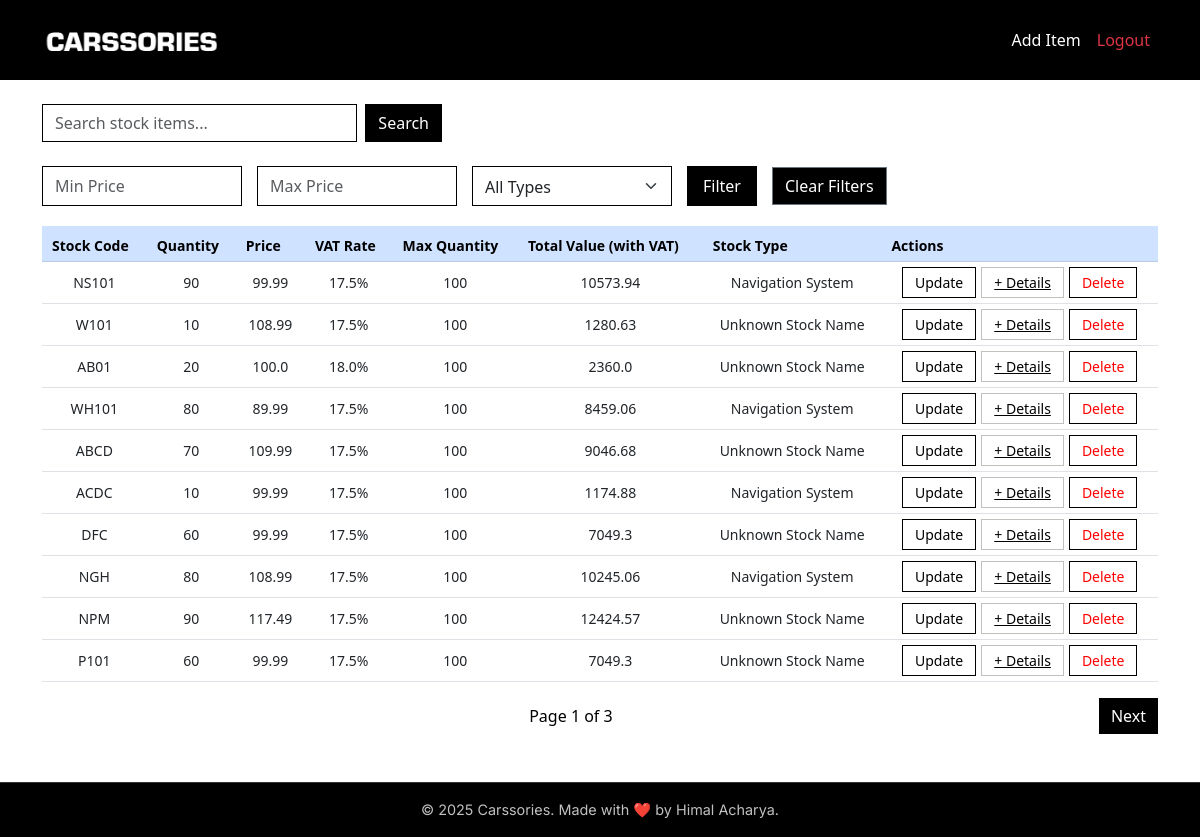
Page / (signed in) on the earlier database version.
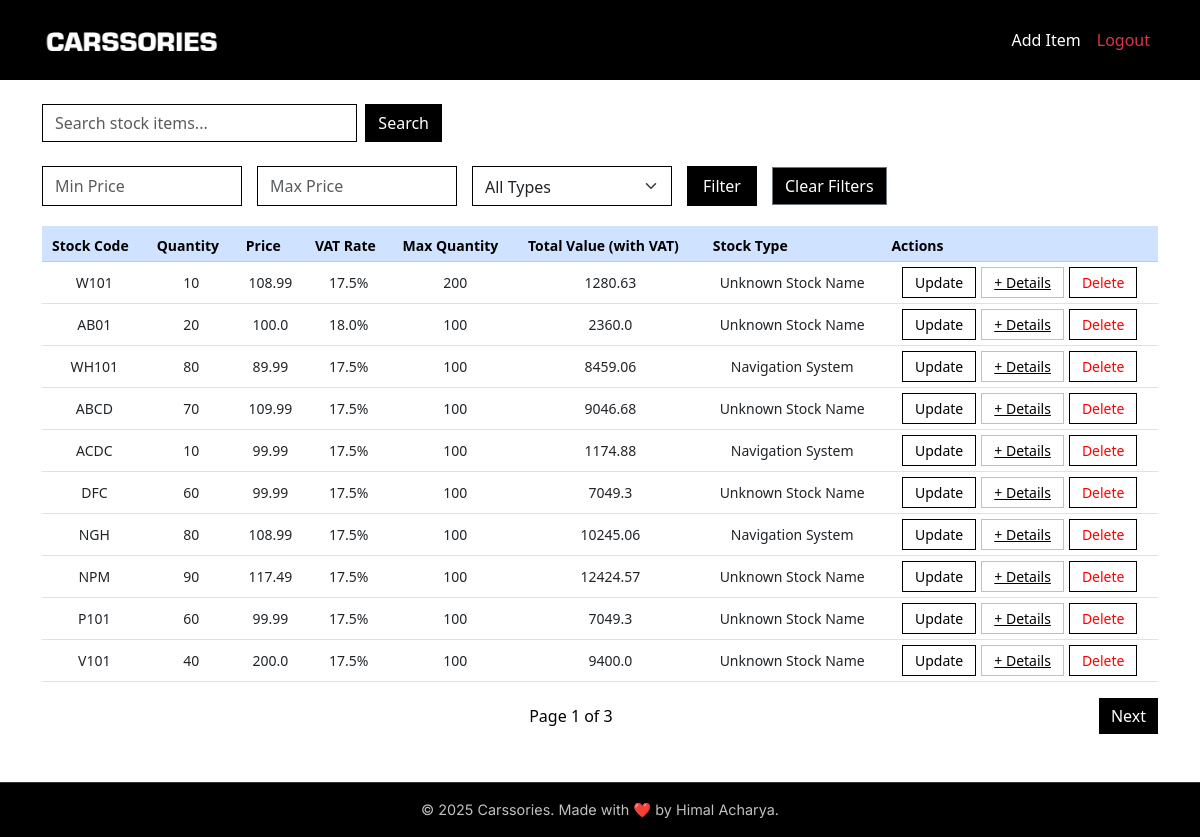
Same page on the later database version.
### models.py (models this page shows, shortened)
class StockItem(db.Model):
    id = db.Column(db.Integer, primary_key=True)
    stock_code = db.Column(db.String(64), unique=True)
    quantity = db.Column(db.Integer)
    price = db.Column(db.Float)
    vat_rate = db.Column(db.Float, default=17.5)
    max_quantity = db.Column(db.Integer, default=100)
    last_updated = db.Column(db.DateTime, default=datetime.now)
    type = db.Column(db.String(50))  # Column to differentiate types
    __mapper_args__ = {
        'polymorphic_identity': 'stock_item',
        'polymorphic_on': type
    }
    def get_stock_name(self):
        return "Unknown Stock Name"
    def get_stock_description(self):
        return "Unknown Stock Description"
    def get_price_with_vat(self):
        return self.price * (1 + self.vat_rate / 100)
    def get_total_value(self, include_vat=False):
        price = self.get_price_with_vat() if include_vat else self.price
        return price * self.quantity
    def check_stock_level(self):
        if self.quantity < 5:
            return "Low stock: Consider restocking."
        elif self.quantity > 90:
            return "High stock: Might get overstocked."
        return "Stock levels are normal."

class NavSys(StockItem):
    brand = db.Column(db.String(64))
    __mapper_args__ = {
        'polymorphic_identity': 'navsys',
    }
    def get_stock_name(self):
        return "Navigation System"
    def get_stock_description(self):
        return "GeoVision Sat Nav"

### routes.py (the view)
@app.route('/', methods=['GET', 'POST'])
@login_required
def index():
    try:
        min_price = request.args.get('min_price', default=None, type=float)
        max_price = request.args.get('max_price', default=None, type=float)
        stock_type = request.args.get('stock_type', default='', type=str)
        query = StockItem.query
        if min_price is not None:
            query = query.filter(StockItem.price >= min_price)
        if max_price is not None:
            query = query.filter(StockItem.price <= max_price)
        if stock_type:
            if stock_type == 'NavSys':
                query = query.filter(StockItem.type == 'navsys')
            elif stock_type == 'StockItem':
                query = query.filter(StockItem.type == 'stock_item')
        search_query = request.args.get('query', '').strip()
        if search_query:
            query = query.filter(StockItem.stock_code.ilike(f'%{search_query}%'))
        page = request.args.get('page', 1, type=int)
        stock_items = query.paginate(page=page, per_page=10)
        return render_template('index.html',
                               stock_items=stock_items,
                               query=search_query,
                               min_price=min_price,
                               max_price=max_price,
                               stock_type=stock_type)
    except Exception as e:
        logger.error(f"Error in home page: {str(e)}")
        logger.error(traceback.format_exc())
        flash("Error while loading the page.", "error")
        return redirect(url_for('error_page'))

### app.py (called while the page is built)
@app.context_processor
def inject_datetime():
    return {'datetime': datetime}

### models.py (called while the page is built)
@login.user_loader
def load_user(id):
    return User.query.get(int(id)) # get user by their id

### templates/index.html (shortened to what this page needs)
{% extends "base.html" %}
{% block content %}
<form class="d-flex mb-4 search-bar" method="GET" action="{{ url_for('index') }}">
  <input class="form-control me-2" type="text" name="query" placeholder="Search stock items..." value="{{ query }}" id="searchInput">
  <button class="btn btn-primary" type="submit">Search</button>
</form>
<form method="GET" action="{{ url_for('index') }}" class="filter-form">
  <input type="number" name="min_price" placeholder="Min Price" class="form-control" value="{{ min_price or '' }}">
  <input type="number" name="max_price" placeholder="Max Price" class="form-control" value="{{ max_price or '' }}">
  <select name="stock_type" class="form-select">
    <option value="">All Types</option>
  </select>
  <button type="submit" class="btn btn-primary">Filter</button>
  <a href="{{ url_for('index') }}" class="btn btn-secondary" style="border-radius: 0 !important;">Clear Filters</a>
</form>
<div class="table-responsive">
  <table class="table align-middle">
    <thead class="table-primary">
      <tr>
        <th>Stock Code</th>
        <th>Quantity</th>
        <th>Price</th>
        <th>VAT Rate</th>
        <th>Max Quantity</th>
        <th>Total Value (with VAT)</th>
        <th>Stock Type</th>
        <th>Actions</th>
      </tr>
    </thead>
    <tbody>
      {% if stock_items.items %}
        {% for item in stock_items.items %}
          <tr>
            <td>{{ item.stock_code }}</td>
            <td>{{ item.quantity }}</td>
            <td>{{ item.price | round(2) }}</td>
            <td>{{ item.vat_rate }}%</td>
            <td>{{ item.max_quantity }}</td>
            <td>{{ item.get_total_value(include_vat=True) | round(2) }}</td>
            <td>{{ item.get_stock_name() }}</td>
            <td class="action-buttons">
              <a href="{{ url_for('update_stock_item', id=item.id) }}" class="btn btn-sm btn-outline-primary">Update</a>
              <span class="expand-btn" onclick="toggleDetails('details-{{ item.id }}')">+ Details</span>
              <form method="POST" action="{{ url_for('delete_stock_item', id=item.id) }}" style="display:inline;" onsubmit="return confirm('Are you sure you want to delete this stock item?');">
                <button type="submit" class="btn btn-sm btn-outline-danger">Delete</button>
              </form>
            </td>
          </tr>
        {% endfor %}
      {% endif %}
    </tbody>
  </table>
</div>
<nav>
  <ul class="pagination">
    <li class="page-item page-info">
      Page {{ stock_items.page }} of {{ stock_items.pages }}
    </li>
    {% if stock_items.has_next %}
    <li class="page-item">
      <a class="page-link" href="{{ url_for('index', page=stock_items.next_num, min_price=min_price, max_price=max_price, stock_type=stock_type) }}">Next</a>
    </li>
    {% else %}
    <li class="page-item"></li>
    {% endif %}
  </ul>
</nav>
{% endblock %}

### templates/base.html (shortened to what this page needs)
<!doctype html>
<html lang="en">
  <head>
    <link rel="stylesheet" href="{{ url_for('static', filename='css/style.css') }}">
    <link href="https://cdn.jsdelivr.net/npm/bootstrap@5.3.0/dist/css/bootstrap.min.css" rel="stylesheet">
  </head>
  <body>
    <nav class="navbar navbar-expand-lg">
      <div class="container">
        <a class="navbar-brand" href="{{ url_for('index') }}"><img src="/static/images/logo_white.png" alt="carssories"></a>
        <div class="collapse navbar-collapse" id="navbarNav">
          <ul class="navbar-nav ms-auto">
            {% if current_user.is_authenticated %}
            <li class="nav-item">
              <a class="nav-link add-stock" href="{{ url_for('add_stock_item') }}">Add Item</a>
            </li>
            <li class="nav-item">
              <a class="nav-link text-danger" href="{{ url_for('logout') }}">Logout</a>
            </li>
            {% else %}
            <li class="nav-item">
              <a class="nav-link" href="{{ url_for('login') }}">Login</a>
            </li>
            {% endif %}
          </ul>
        </div>
      </div>
    </nav>
    <div class="container content">
      {% block content %}{% endblock %}
    </div>
    <footer class="text-center mt-5 py-3">
        <div class="container">
          <p class="mb-0">
            &copy; {{ datetime.utcnow().year }} Carssories. Made with ❤️ by Himal Acharya.
          </p>
        </div>
    </footer>
  </body>
</html>

### static/css/style.css (style rules this page uses)
:root { --color-black: #000000; --color-dark-gray: #333333; --color-dark-slate-gray: #2F4F4F; --color-silver: #E5E4E2; --color-light-silver: #C0C0C0; --color-danger: #ff0000; }
body { display: flex; flex-direction: column; min-height: 100vh; color: var(--color-black); font-family: 'Roboto', sans-serif; }
p { font-family: 'Inter', sans-serif; }
.btn-primary { background-color: var(--color-black) !important; }
.btn-secondary { background-color: var(--color-black) !important; }
table { width: 100%; border-collapse: collapse; }
th, td { padding: 12px 15px; text-align: center; font-size: 14px; }
th { background-color: var(--color-light-gray); color: var(--color-black); }
.expand-btn { cursor: pointer; color: var(--color-dark-slate-gray); font-size: 14px; text-decoration: underline; }
.content { flex: 1; }
footer { background-color: var(--color-black) !important; text-align: center; padding: 1rem 0; border-top: 1px solid var(--color-dark-gray); color: var(--color-light-silver) !important; font-size: 0.9rem; }

### templates/base.html (style rules this page uses)
.navbar { display: flex; align-items: center; margin-bottom: 1.5rem; background-color: var(--color-black); height: 80px; }
.navbar-nav .nav-link { color: var(--color-light-silver); display: flex; align-items: center; padding-top: 0; padding-bottom: 0; }
.navbar a img { max-width: 180px; }
.add-stock { color: white !important; }

### templates/index.html (style rules this page uses)
.search-bar { max-width: 400px; }
.filter-form { display: flex; gap: 15px; align-items: center; margin-bottom: 20px; flex-wrap: wrap; }
.filter-form input, .filter-form select, .filter-form button { height: 40px; }
.filter-form input, .filter-form select { padding: 8px 12px; border: 1px solid var(--color-light-silver); width: 200px; }
.filter-form button { background-color: var(--color-black); color: #fff; border: none; padding: 0 15px; cursor: pointer; }
.action-buttons { display: flex; gap: 5px; justify-content: center; align-items: center; }
.action-buttons a, .action-buttons button, .action-buttons .expand-btn { display: inline-block; margin: 0; padding: 4px 12px; font-size: 14px; border-radius: 0; }
.action-buttons .btn-outline-primary { border-color: var(--color-black); color: var(--color-black); }
.action-buttons .expand-btn { color: var(--color-black); border: 1px solid var(--color-light-silver); background-color: transparent; }
.action-buttons .btn-outline-danger { color: var(--color-danger); border: 1px solid var(--color-danger); }
.table-responsive { overflow-x: auto; -webkit-overflow-scrolling: touch; }
.table { font-size: 14px; }
.table tr { height: 35px; }
.table td, .table th { padding: 5px 10px; }
input.form-control, select.form-select, button.btn { border: 1px solid var(--color-black) !important; box-shadow: none; outline: none; border-radius: 0 !important; }
.pagination { display: flex; justify-content: space-between; align-items: center; padding: 0; margin: 0; list-style: none; }
.pagination .page-item { margin: 0; color: black; }
.pagination li a { border-radius: 0 !important; color: white; background-color: var(--color-black) !important; border: none !important; }

Differences in the rows shown:
removed NavSys: stock_code "NS101", quantity "90", price "99.99", vat_rate "17.5", max_quantity "100", get_total_value "10573.94", get_stock_name "Navigation System"
changed NavSys (number 1 of 10 on the later page): max_quantity "100" → "200"
now on this page (row unchanged): NavSys: stock_code "V101", quantity "40", price "200.0", vat_rate "17.5", max_quantity "100", get_total_value "9400.0", get_stock_name "Unknown Stock Name"
